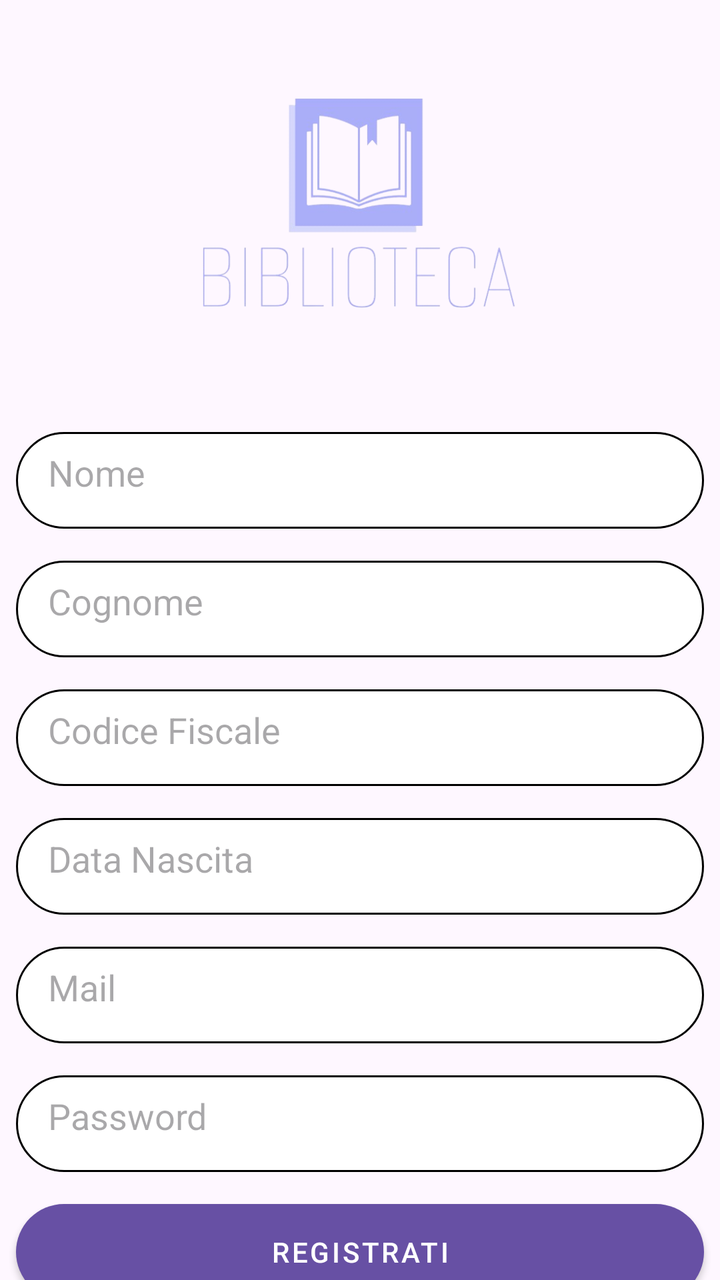
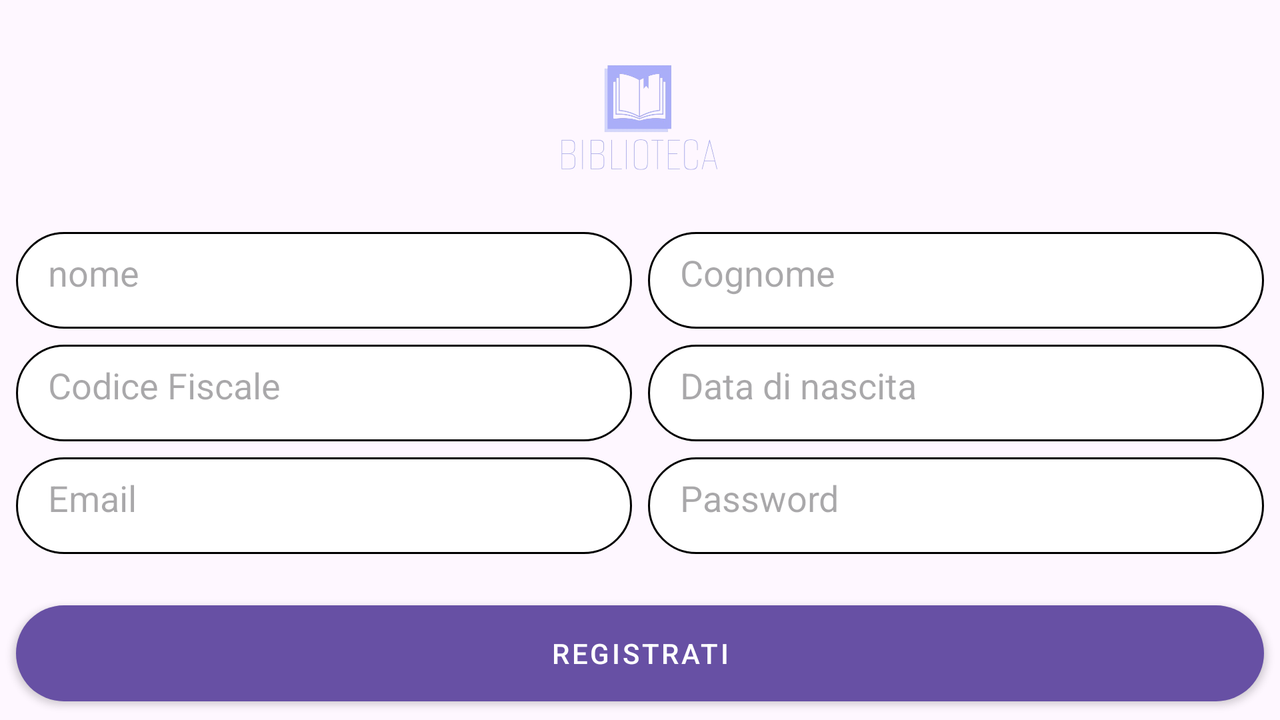

An Android layout and its configuration variant, each rendered on a device that would load it. The default file and the variant file are quoted in full after the pictures.
<!-- AndroidManifest.xml: application theme Theme.Biblioteca -->
<!-- res/layout/activity_registrazione.xml -->
<?xml version="1.0" encoding="utf-8"?>
<androidx.constraintlayout.widget.ConstraintLayout xmlns:android="http://schemas.android.com/apk/res/android"
    xmlns:app="http://schemas.android.com/apk/res-auto"
    xmlns:tools="http://schemas.android.com/tools"
    android:layout_width="match_parent"
    android:layout_height="match_parent"
    tools:context=".Registrazione">

    <ImageView
        android:id="@+id/LogoRegistrazione"
        android:layout_width="200dp"
        android:layout_height="200dp"
        app:layout_constraintEnd_toEndOf="parent"
        app:layout_constraintStart_toStartOf="parent"
        app:layout_constraintTop_toTopOf="parent"
        app:srcCompat="@drawable/logo2" />

    <EditText
        android:id="@+id/EditTextNome"
        android:layout_width="0dp"
        android:layout_height="wrap_content"
        android:layout_marginStart="8dp"
        android:layout_marginTop="16dp"
        android:layout_marginEnd="8dp"
        android:ems="10"
        android:hint="@string/nome_hint"
        android:inputType="text"
        app:layout_constraintEnd_toEndOf="parent"
        app:layout_constraintHorizontal_bias="0.0"
        app:layout_constraintStart_toStartOf="parent"
        app:layout_constraintTop_toBottomOf="@+id/LogoRegistrazione" />

    <EditText
        android:id="@+id/EditTextCognome"
        android:layout_width="0dp"
        android:layout_height="wrap_content"
        android:layout_marginTop="16dp"
        android:ems="10"
        android:hint="@string/cognome_hint"
        android:inputType="text"
        app:layout_constraintEnd_toEndOf="@+id/EditTextNome"
        app:layout_constraintStart_toStartOf="@+id/EditTextNome"
        app:layout_constraintTop_toBottomOf="@+id/EditTextNome" />

    <EditText
        android:id="@+id/EditTextCF"
        android:layout_width="0dp"
        android:layout_height="wrap_content"
        android:layout_marginTop="16dp"
        android:ems="10"
        android:hint="@string/cf_hint"
        android:inputType="text"
        app:layout_constraintEnd_toEndOf="@+id/EditTextCognome"
        app:layout_constraintStart_toStartOf="@+id/EditTextCognome"
        app:layout_constraintTop_toBottomOf="@+id/EditTextCognome" />

    <EditText
        android:id="@+id/EditTextNascita"
        android:layout_width="0dp"
        android:layout_height="wrap_content"
        android:layout_marginTop="16dp"
        android:ems="10"
        android:hint="@string/datan_hint"
        android:inputType="date"
        app:layout_constraintEnd_toEndOf="@+id/EditTextCF"
        app:layout_constraintStart_toStartOf="@+id/EditTextCF"
        app:layout_constraintTop_toBottomOf="@+id/EditTextCF" />

    <EditText
        android:id="@+id/EditTextEmailR"
        android:layout_width="0dp"
        android:layout_height="wrap_content"
        android:layout_marginTop="16dp"
        android:ems="10"
        android:hint="@string/mail_hint"
        android:inputType="textEmailAddress"
        app:layout_constraintEnd_toEndOf="@+id/EditTextNascita"
        app:layout_constraintStart_toStartOf="@+id/EditTextNascita"
        app:layout_constraintTop_toBottomOf="@+id/EditTextNascita" />

    <EditText
        android:id="@+id/EditTextPasswordR"
        android:layout_width="0dp"
        android:layout_height="wrap_content"
        android:layout_marginTop="16dp"
        android:ems="10"
        android:hint="@string/pass_hint"
        android:inputType="textPassword"
        app:layout_constraintEnd_toEndOf="@+id/EditTextEmailR"
        app:layout_constraintStart_toStartOf="@+id/EditTextEmailR"
        app:layout_constraintTop_toBottomOf="@+id/EditTextEmailR" />


    <Button
        android:id="@+id/ButtonRegistrati"
        android:layout_width="0dp"
        android:layout_height="wrap_content"
        android:layout_marginTop="16dp"
        android:text="@string/reg_text"
        app:layout_constraintEnd_toEndOf="@+id/EditTextPasswordR"
        app:layout_constraintStart_toStartOf="@+id/EditTextPasswordR"
        app:layout_constraintTop_toBottomOf="@+id/EditTextPasswordR" />

</androidx.constraintlayout.widget.ConstraintLayout>
<!-- resources referenced by this layout -->
<resources>
  <!-- drawable logo2: png bitmap (drawable, 54723 bytes) -->
  <string name="cf_hint">Codice Fiscale</string>
  <string name="cognome_hint">Cognome</string>
  <string name="datan_hint">Data Nascita</string>
  <string name="mail_hint">Mail</string>
  <string name="nome_hint">Nome</string>
  <string name="pass_hint">Password</string>
  <string name="reg_text">Registrati</string>
  <style name="Theme.Biblioteca" parent="Base.Theme.Biblioteca" />
  <style name="Base.Theme.Biblioteca" parent="Theme.Material3.DayNight.NoActionBar">
          <item name="editTextStyle">@style/app_editTextStyle</item>
          <item name="materialButtonStyle">@style/app_ButtonStyle</item>
      </style>
  <style name="app_editTextStyle" parent="@android:style/Widget.EditText">
          <item name="android:background">@drawable/custom_input_login</item>
          <item name="android:paddingLeft">16dp</item>
          <item name="android:paddingTop">8dp</item>
          <item name="android:paddingRight">16dp</item>
          <item name="android:paddingBottom">16dp</item>
      </style>
  <style name="app_ButtonStyle" parent="Widget.MaterialComponents.Button">
          <item name="android:background">@drawable/custom_button</item>
      </style>
  <!-- drawable custom_input_login (drawable) -->
  <?xml version="1.0" encoding="utf-8"?>
  <selector xmlns:android="http://schemas.android.com/apk/res/android">
      <item   android:state_enabled="true" android:state_focused="true">
          <shape android:shape="rectangle">
              <solid android:color="@color/white"/>
              <corners android:radius="24dp"/>
              <stroke android:color="#abaff9" android:width="1dp"/>
          </shape>
      </item>
      <item   android:state_enabled="true">
          <shape android:shape="rectangle">
              <solid android:color="@color/white"/>
              <corners android:radius="24dp"/>
              <stroke android:color="@color/black" android:width="1dp"/>
          </shape>
      </item>
  </selector>
  <!-- drawable custom_button (drawable) -->
  <?xml version="1.0" encoding="utf-8"?>
  <shape xmlns:android="http://schemas.android.com/apk/res/android" android:shape="rectangle">
      <solid android:color="#abaff9"/>
      <corners android:radius="30dp"/>
  </shape>
  <color name="white">#FFFFFFFF</color>
  <color name="black">#FF000000</color>
</resources>
<!-- res/layout-land/activity_registrazione.xml (the repository's variant of the layout above) -->
<!-- drawn on the phone turned sideways -->
<?xml version="1.0" encoding="utf-8"?>
<androidx.constraintlayout.widget.ConstraintLayout xmlns:android="http://schemas.android.com/apk/res/android"
    xmlns:app="http://schemas.android.com/apk/res-auto"
    xmlns:tools="http://schemas.android.com/tools"
    android:layout_width="match_parent"
    android:layout_height="match_parent"
    tools:context=".Registrazione">

    <EditText
        android:id="@+id/EditTextCognome"
        android:layout_width="0dp"
        android:layout_height="wrap_content"
        android:layout_marginEnd="8dp"
        android:ems="10"
        android:hint="Cognome"
        android:inputType="text"
        app:layout_constraintBottom_toBottomOf="@+id/EditTextNome"
        app:layout_constraintEnd_toEndOf="parent"
        app:layout_constraintHorizontal_bias="0.5"
        app:layout_constraintStart_toEndOf="@+id/EditTextNome"
        app:layout_constraintTop_toTopOf="@+id/EditTextNome" />

    <EditText
        android:id="@+id/EditTextCF"
        android:layout_width="0dp"
        android:layout_height="wrap_content"
        android:layout_marginStart="8dp"
        android:layout_marginTop="8dp"
        android:layout_marginEnd="8dp"
        android:ems="10"
        android:hint="Codice Fiscale"
        android:inputType="text"
        app:layout_constraintEnd_toStartOf="@+id/EditTextNascita"
        app:layout_constraintHorizontal_bias="0.5"
        app:layout_constraintStart_toStartOf="parent"
        app:layout_constraintTop_toBottomOf="@+id/EditTextNome" />

    <EditText
        android:id="@+id/EditTextNascita"
        android:layout_width="0dp"
        android:layout_height="wrap_content"
        android:layout_marginEnd="8dp"
        android:ems="10"
        android:hint="Data di nascita"
        android:inputType="date"
        app:layout_constraintBottom_toBottomOf="@+id/EditTextCF"
        app:layout_constraintEnd_toEndOf="parent"
        app:layout_constraintHorizontal_bias="0.5"
        app:layout_constraintStart_toEndOf="@+id/EditTextCF"
        app:layout_constraintTop_toTopOf="@+id/EditTextCF" />

    <EditText
        android:id="@+id/EditTextEmailR"
        android:layout_width="0dp"
        android:layout_height="wrap_content"
        android:layout_marginStart="8dp"
        android:layout_marginTop="8dp"
        android:layout_marginEnd="8dp"
        android:ems="10"
        android:hint="Email"
        android:inputType="textEmailAddress"
        app:layout_constraintEnd_toStartOf="@+id/EditTextPasswordR"
        app:layout_constraintHorizontal_bias="0.5"
        app:layout_constraintStart_toStartOf="parent"
        app:layout_constraintTop_toBottomOf="@+id/EditTextCF" />

    <EditText
        android:id="@+id/EditTextPasswordR"
        android:layout_width="0dp"
        android:layout_height="wrap_content"
        android:layout_marginEnd="8dp"
        android:ems="10"
        android:hint="Password"
        android:inputType="textPassword"
        app:layout_constraintBottom_toBottomOf="@+id/EditTextEmailR"
        app:layout_constraintEnd_toEndOf="parent"
        app:layout_constraintHorizontal_bias="0.5"
        app:layout_constraintStart_toEndOf="@+id/EditTextEmailR"
        app:layout_constraintTop_toTopOf="@+id/EditTextEmailR" />

    <Button
        android:id="@+id/ButtonRegistrati"
        android:layout_width="0dp"
        android:layout_height="wrap_content"
        android:layout_marginTop="16dp"
        android:text="Registrati"
        app:layout_constraintBottom_toBottomOf="parent"
        app:layout_constraintEnd_toEndOf="@+id/EditTextPasswordR"
        app:layout_constraintStart_toStartOf="@+id/EditTextEmailR"
        app:layout_constraintTop_toBottomOf="@+id/EditTextPasswordR" />

    <EditText
        android:id="@+id/EditTextNome"
        android:layout_width="0dp"
        android:layout_height="wrap_content"
        android:layout_marginStart="8dp"
        android:layout_marginTop="8dp"
        android:layout_marginEnd="8dp"
        android:ems="10"
        android:hint="nome"
        android:inputType="text"
        app:layout_constraintEnd_toStartOf="@+id/EditTextCognome"
        app:layout_constraintHorizontal_bias="0.5"
        app:layout_constraintStart_toStartOf="parent"
        app:layout_constraintTop_toBottomOf="@+id/logoRegistrazione" />

    <ImageView
        android:id="@+id/logoRegistrazione"
        android:layout_width="100dp"
        android:layout_height="100dp"
        android:layout_marginTop="8dp"
        app:layout_constraintBottom_toTopOf="@+id/EditTextNome"
        app:layout_constraintEnd_toEndOf="parent"
        app:layout_constraintStart_toStartOf="parent"
        app:layout_constraintTop_toTopOf="parent"
        app:srcCompat="@drawable/logo2" />


</androidx.constraintlayout.widget.ConstraintLayout>
<!-- resources referenced by the variant -->
<!-- as the phone turned sideways resolves them -->
<resources>
  <!-- drawable logo2: png bitmap (drawable, 54723 bytes) -->
  <style name="Theme.Biblioteca" parent="Base.Theme.Biblioteca" />
  <style name="Base.Theme.Biblioteca" parent="Theme.Material3.DayNight.NoActionBar">
          <item name="editTextStyle">@style/app_editTextStyle</item>
          <item name="materialButtonStyle">@style/app_ButtonStyle</item>
      </style>
  <style name="app_editTextStyle" parent="@android:style/Widget.EditText">
          <item name="android:background">@drawable/custom_input_login</item>
          <item name="android:paddingLeft">16dp</item>
          <item name="android:paddingTop">8dp</item>
          <item name="android:paddingRight">16dp</item>
          <item name="android:paddingBottom">16dp</item>
      </style>
  <style name="app_ButtonStyle" parent="Widget.MaterialComponents.Button">
          <item name="android:background">@drawable/custom_button</item>
      </style>
  <!-- drawable custom_input_login (drawable) -->
  <?xml version="1.0" encoding="utf-8"?>
  <selector xmlns:android="http://schemas.android.com/apk/res/android">
      <item   android:state_enabled="true" android:state_focused="true">
          <shape android:shape="rectangle">
              <solid android:color="@color/white"/>
              <corners android:radius="24dp"/>
              <stroke android:color="#abaff9" android:width="1dp"/>
          </shape>
      </item>
      <item   android:state_enabled="true">
          <shape android:shape="rectangle">
              <solid android:color="@color/white"/>
              <corners android:radius="24dp"/>
              <stroke android:color="@color/black" android:width="1dp"/>
          </shape>
      </item>
  </selector>
  <!-- drawable custom_button (drawable) -->
  <?xml version="1.0" encoding="utf-8"?>
  <shape xmlns:android="http://schemas.android.com/apk/res/android" android:shape="rectangle">
      <solid android:color="#abaff9"/>
      <corners android:radius="30dp"/>
  </shape>
  <color name="white">#FFFFFFFF</color>
  <color name="black">#FF000000</color>
</resources>
